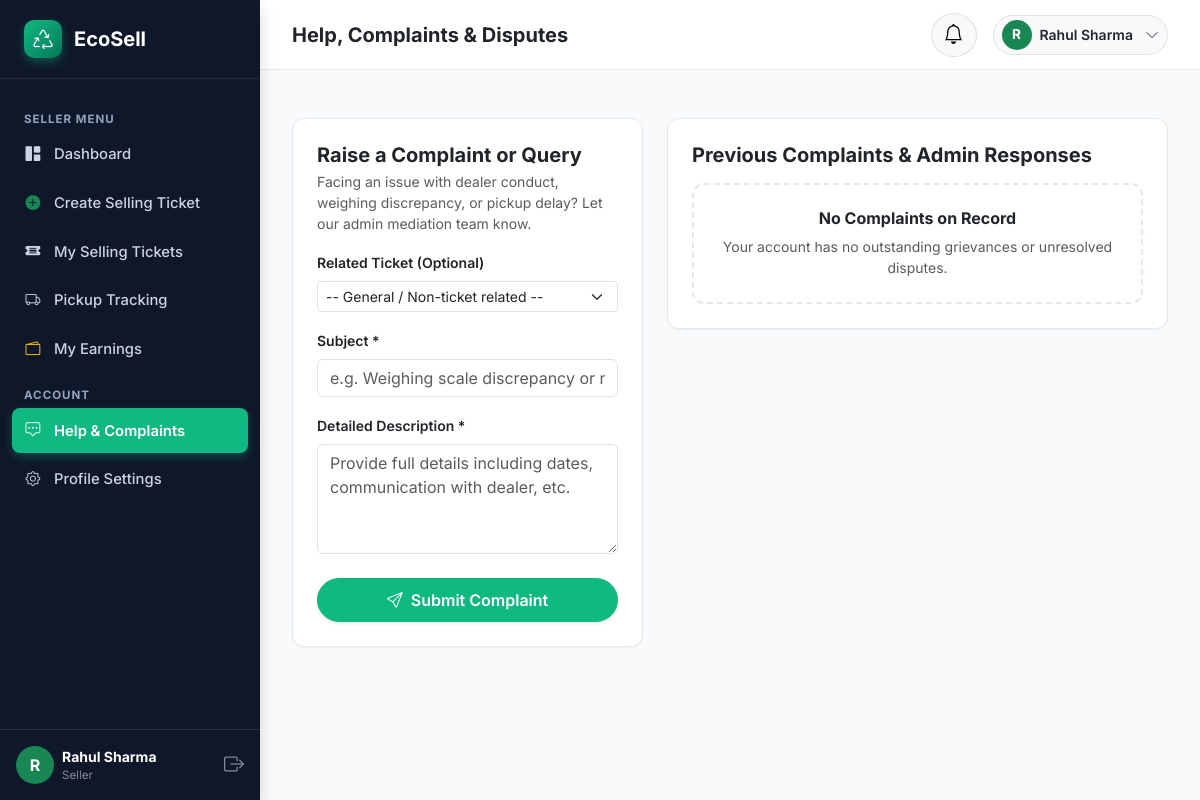
Page /seller/complaints (signed in) on the committed database.
### models/user.py (models this page shows, shortened)
class User(UserMixin, db.Model):
    __tablename__ = 'users'
    id = db.Column(db.Integer, primary_key=True, autoincrement=True)
    full_name = db.Column(db.String(150), nullable=False)
    email = db.Column(db.String(150), nullable=False, unique=True, index=True)
    phone = db.Column(db.String(25), nullable=False)
    password_hash = db.Column(db.String(255), nullable=False)
    role = db.Column(db.String(20), nullable=False, index=True)  # 'seller', 'buyer', 'admin'
    account_status = db.Column(db.String(20), default='active')  # 'active', 'pending', 'suspended'
    created_at = db.Column(db.DateTime, default=datetime.utcnow)
    seller_profile = db.relationship('SellerProfile', backref='user', uselist=False, cascade='all, delete-orphan')
    buyer_profile = db.relationship('BuyerProfile', backref='user', uselist=False, cascade='all, delete-orphan')
    selling_tickets = db.relationship('SellingTicket', backref='seller', lazy='dynamic', cascade='all, delete-orphan')
    buyer_offers = db.relationship('BuyerOffer', backref='buyer', lazy='dynamic', cascade='all, delete-orphan')
    buyer_prices = db.relationship('BuyerPrice', backref='buyer', lazy='dynamic', cascade='all, delete-orphan')
    complaints = db.relationship('Complaint', backref='user', lazy='dynamic', cascade='all, delete-orphan')
    notifications = db.relationship('Notification', backref='user', lazy='dynamic', cascade='all, delete-orphan', order_by='Notification.created_at.desc()')
    @property
    def is_seller(self):
        return self.role == 'seller'
    @property
    def is_active(self):
        return self.account_status == 'active'

### routes/seller_routes.py (the view, shortened to what this page needs)
@seller_bp.route('/complaints', methods=['GET', 'POST'])
@login_required
@seller_required
def complaints():
    user_complaints = Complaint.query.filter_by(user_id=current_user.id).order_by(Complaint.created_at.desc()).all()
    user_tickets = SellingTicket.query.filter_by(seller_id=current_user.id).order_by(SellingTicket.created_at.desc()).all()
    return render_template('seller/complaints.html', complaints=user_complaints, tickets=user_tickets)

### app.py (called while the page is built)
@login_manager.user_loader
def load_user(user_id):
    return User.query.get(int(user_id))

### templates/seller/complaints.html (shortened to what this page needs)
{% extends "dashboard_base.html" %}
{% block page_title %}Help, Complaints & Disputes{% endblock %}
{% block sidebar_menu %}
<li class="sidebar-heading">Seller Menu</li>
<li class="sidebar-item">
    <a href="{{ url_for('seller.dashboard') }}" class="sidebar-link">
        <i class="bi bi-grid-1x2-fill"></i> Dashboard
    </a>
</li>
<li class="sidebar-item">
    <a href="{{ url_for('seller.create_ticket') }}" class="sidebar-link">
        <i class="bi bi-plus-circle-fill text-success"></i> Create Selling Ticket
    </a>
</li>
<li class="sidebar-item">
    <a href="{{ url_for('seller.my_tickets') }}" class="sidebar-link">
        <i class="bi bi-ticket-detailed-fill"></i> My Selling Tickets
    </a>
</li>
<li class="sidebar-item">
    <a href="{{ url_for('seller.pickups') }}" class="sidebar-link">
        <i class="bi bi-truck"></i> Pickup Tracking
    </a>
</li>
<li class="sidebar-item">
    <a href="{{ url_for('seller.earnings') }}" class="sidebar-link">
        <i class="bi bi-wallet2 text-warning"></i> My Earnings
    </a>
</li>
<li class="sidebar-heading">Account</li>
<li class="sidebar-item">
    <a href="{{ url_for('seller.complaints') }}" class="sidebar-link active">
        <i class="bi bi-chat-square-dots"></i> Help & Complaints
    </a>
</li>
<li class="sidebar-item">
    <a href="{{ url_for('seller.profile') }}" class="sidebar-link">
        <i class="bi bi-gear"></i> Profile Settings
    </a>
</li>
{% endblock %}
{% block dashboard_body %}
<div class="row g-4">
    <div class="col-lg-5">
        <div class="ecosell-card p-4">
            <h5 class="fw-bold text-dark mb-1">Raise a Complaint or Query</h5>
            <p class="text-muted small mb-3">Facing an issue with dealer conduct, weighing discrepancy, or pickup delay? Let our admin mediation team know.</p>
            <form method="POST" action="{{ url_for('seller.complaints') }}">
                <div class="mb-3">
                    <label class="form-label small fw-semibold text-dark">Related Ticket (Optional)</label>
                    <select name="ticket_id" class="form-select form-select-sm">
                        <option value="">-- General / Non-ticket related --</option>
                    </select>
                </div>
                <div class="mb-3">
                    <label class="form-label small fw-semibold text-dark">Subject *</label>
                    <input type="text" name="subject" class="form-control" placeholder="e.g. Weighing scale discrepancy or missed pickup" required>
                </div>
                <div class="mb-4">
                    <label class="form-label small fw-semibold text-dark">Detailed Description *</label>
                    <textarea name="description" class="form-control" rows="4" placeholder="Provide full details including dates, communication with dealer, etc." required></textarea>
                </div>
                <button type="submit" class="btn btn-primary w-100 rounded-pill fw-semibold shadow-sm">
                    <i class="bi bi-send me-1"></i> Submit Complaint
                </button>
            </form>
        </div>
    </div>
    <div class="col-lg-7">
        <div class="ecosell-card p-4">
            <h5 class="fw-bold text-dark mb-3">Previous Complaints & Admin Responses</h5>
            {% if complaints %}
            <div class="d-flex flex-column gap-3">
                {% for c in complaints %}
                <div class="p-3 bg-light rounded-3 border">
                    <div class="d-flex justify-content-between align-items-center mb-1">
                        <strong class="text-dark small">#CMP-{{ c.id }}: {{ c.subject }}</strong>
                        <span class="badge badge-status
                            {% if c.complaint_status == 'Resolved' %}badge-completed
                            {% elif c.complaint_status == 'Under Review' %}badge-scheduled
                            {% elif c.complaint_status == 'Closed' %}badge-secondary
                            {% else %}badge-pending{% endif %}">
                            {{ c.complaint_status }}
                        </span>
                    </div>
                    {% if c.ticket %}
                    <div class="text-muted small mb-2">
                        <i class="bi bi-ticket-detailed me-1"></i> Ticket: <strong>{{ c.ticket.ticket_number }}</strong>
                    </div>
                    {% endif %}
                    <p class="text-muted small mb-2">{{ c.description }}</p>
                    <div class="text-muted small mb-2" style="font-size: 0.72rem;">
                        Submitted on {{ c.created_at | datetime_format }}
                    </div>
                    {% if c.admin_response %}
                    <div class="mt-2 p-2 bg-success-subtle rounded border border-success-subtle small">
                        <div class="fw-bold text-success"><i class="bi bi-reply-fill me-1"></i> Admin Resolution:</div>
                        <div class="text-dark">{{ c.admin_response }}</div>
                    </div>
                    {% else %}
                    <div class="text-muted fst-italic small">
                        <i class="bi bi-hourglass-split me-1"></i> Under investigation by Admin support.
                    </div>
                    {% endif %}
                </div>
                {% endfor %}
            </div>
            {% else %}
            <div class="empty-state py-4">
                <h6 class="fw-bold text-dark">No Complaints on Record</h6>
                <p class="text-muted small mb-0">Your account has no outstanding grievances or unresolved disputes.</p>
            </div>
            {% endif %}
        </div>
    </div>
</div>
{% endblock %}

### templates/dashboard_base.html (shortened to what this page needs)
{% extends "base.html" %}
{% block layout %}
<div class="dashboard-wrapper">
    <aside class="dashboard-sidebar shadow">
        <div class="sidebar-brand">
            <div class="brand-leaf-icon">
                <i class="bi bi-recycle fs-5"></i>
            </div>
            <span>EcoSell</span>
        </div>
        <ul class="sidebar-nav">
            {% block sidebar_menu %}{% endblock %}
        </ul>
        <div class="p-3 border-top border-secondary border-opacity-25 mt-auto">
            <div class="d-flex align-items-center gap-2">
                <div class="rounded-circle bg-success text-white d-flex align-items-center justify-content-center fw-bold" style="width: 38px; height: 38px;">
                    {{ current_user.full_name[:1] | upper }}
                </div>
                <div class="overflow-hidden flex-grow-1">
                    <div class="text-white small fw-bold text-truncate">{{ current_user.full_name }}</div>
                    <div class="text-white-50 text-truncate" style="font-size: 0.72rem;">{{ current_user.role | capitalize }}</div>
                </div>
                <a href="{{ url_for('auth.logout') }}" class="text-white-50 hover-white" title="Logout">
                    <i class="bi bi-box-arrow-right fs-5"></i>
                </a>
            </div>
        </div>
    </aside>
    <div class="dashboard-main">
        <header class="dashboard-topbar">
            <div class="d-flex align-items-center gap-3">
                <h5 class="mb-0 fw-bold text-dark d-none d-sm-block">{% block page_title %}Dashboard{% endblock %}</h5>
            </div>
            <div class="d-flex align-items-center gap-3">
                <div class="dropdown">
                    <button class="btn btn-light rounded-circle position-relative border" type="button" data-bs-toggle="dropdown" aria-expanded="false">
                        <i class="bi bi-bell fs-5 text-gray-700"></i>
                    </button>
                </div>
                <div class="dropdown">
                    <button class="btn btn-light d-flex align-items-center gap-2 border rounded-pill py-1 px-2" type="button" data-bs-toggle="dropdown">
                        <div class="rounded-circle bg-success text-white d-flex align-items-center justify-content-center fw-bold" style="width: 30px; height: 30px; font-size: 0.85rem;">
                            {{ current_user.full_name[:1] | upper }}
                        </div>
                        <span class="small fw-semibold text-dark me-1 d-none d-md-inline">{{ current_user.full_name }}</span>
                        <i class="bi bi-chevron-down text-muted small"></i>
                    </button>
                </div>
            </div>
        </header>
        <div class="px-4 pt-3">
        </div>
        <div class="dashboard-content">
            {% block dashboard_body %}{% endblock %}
        </div>
    </div>
</div>
{% endblock %}

### static/css/style.css (style rules this page uses)
:root { --primary: #10b981; --primary-hover: #059669; --primary-dark: #047857; --primary-light: #ecfdf5; --primary-subtle: #d1fae5; --secondary: #0ea5e9; --secondary-dark: #0284c7; --dark: #0f172a; --dark-light: #1e293b; --gray-900: #0f172a; --gray-800: #1e293b; --gray-700: #334155; --gray-600: #475569; --gray-500: #64748b; --gray-400: #94a3b8; --gray-300: #cbd5e1; --gray-200: #e2e8f0; --gray-100: #f1f5f9; --gray-50: #f8fafc; --success: #10b981; --warning: #f59e0b; --danger: #ef4444; --info: #06b6d4; --sidebar-width: 260px; --topbar-height: 70px; --shadow-sm: 0 1px 2px 0 rgb(0 0 0 / 0.05); --shadow-md: 0 4px 6px -1px rgb(0 0 0 / 0.1), 0 2px 4px -2px rgb(0 0 0 / 0.1); --shadow-lg: 0 10px 15px -3px rgb(0 0 0 / 0.1), 0 4px 6px -4px rgb(0 0 0 / 0.1); --shadow-xl: 0 20px 25px -5px rgb(0 0 0 / 0.1), 0 8px 10px -6px rgb(0 0 0 / 0.1); --radius-sm: 8px; --radius-md: 12px; --radius-lg: 16px; --radius-xl: 24px; }
body { font-family: 'Inter', -apple-system, BlinkMacSystemFont, 'Segoe UI', Roboto, Helvetica, Arial, sans-serif; color: var(--gray-800); background-color: var(--gray-50); min-height: 100vh; display: flex; flex-direction: column; }
a { color: var(--primary-dark); text-decoration: none; transition: all 0.2s ease; }
.btn-primary { background-color: var(--primary); border-color: var(--primary); color: #ffffff; font-weight: 500; border-radius: var(--radius-sm); padding: 0.55rem 1.25rem; transition: all 0.2s ease; }
.brand-leaf-icon { width: 38px; height: 38px; background: linear-gradient(135deg, var(--primary), var(--primary-dark)); color: white; display: flex; align-items: center; justify-content: center; border-radius: 10px; box-shadow: 0 4px 10px rgba(16, 185, 129, 0.35); }
.ecosell-card { background: #ffffff; border: 1px solid var(--gray-200); border-radius: var(--radius-md); box-shadow: var(--shadow-sm); transition: transform 0.2s ease, box-shadow 0.2s ease; }
.dashboard-wrapper { display: flex; min-height: 100vh; width: 100%; }
.dashboard-sidebar { width: var(--sidebar-width); background-color: var(--dark); color: #ffffff; display: flex; flex-direction: column; flex-shrink: 0; transition: all 0.3s ease; position: sticky; top: 0; height: 100vh; z-index: 1000; overflow-y: auto; }
.sidebar-brand { padding: 1.25rem 1.5rem; display: flex; align-items: center; gap: 0.75rem; color: #ffffff; font-weight: 700; font-size: 1.25rem; border-bottom: 1px solid rgba(255, 255, 255, 0.08); }
.sidebar-nav { padding: 1.25rem 0.75rem; list-style: none; margin: 0; flex: 1; }
.sidebar-heading { font-size: 0.72rem; text-transform: uppercase; letter-spacing: 1px; color: var(--gray-400); padding: 0.75rem 0.75rem 0.25rem; font-weight: 700; }
.sidebar-item { margin-bottom: 0.25rem; }
.sidebar-link { display: flex; align-items: center; gap: 0.85rem; padding: 0.7rem 0.85rem; color: var(--gray-300); border-radius: var(--radius-sm); font-weight: 500; font-size: 0.925rem; transition: all 0.2s ease; }
.sidebar-link.active { background: var(--primary); color: #ffffff; font-weight: 600; box-shadow: 0 4px 10px rgba(16, 185, 129, 0.3); }
.dashboard-main { flex: 1; display: flex; flex-direction: column; min-width: 0; background-color: #f8fafc; }
.dashboard-topbar { height: var(--topbar-height); background: #ffffff; border-bottom: 1px solid var(--gray-200); display: flex; align-items: center; justify-content: space-between; padding: 0 2rem; position: sticky; top: 0; z-index: 999; }
.dashboard-content { padding: 2rem; flex: 1; }
.empty-state { text-align: center; padding: 3.5rem 1.5rem; background: #ffffff; border-radius: var(--radius-md); border: 2px dashed var(--gray-200); }

### rows in the picture
User: full_name "R", full_name "Rahul Sharma", role "Seller"
